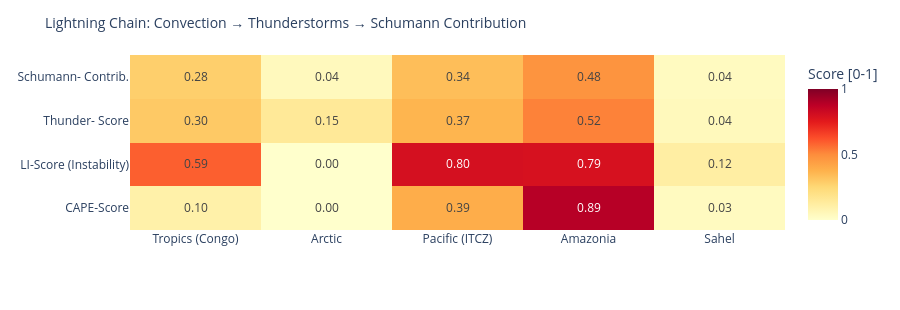

Source (notebook cell):
### Code cell
# ============================================================
# LIGHTNING CHAIN: Convection → Thunderstorms → Schumann
# Shows the causal chain per measurement point as heatmap
# ============================================================

def cape_score(v):
    """CAPE → normalized score [0,1]"""
    if v is None or pd.isna(v): return 0.0
    return min(1.0, float(v) / 3000)

def li_score(v):
    """Lifted Index: negative = unstable → score [0,1]"""
    if v is None or pd.isna(v): return 0.3
    return min(1.0, max(0.0, (-float(v) + 6) / 12))

def cloud_score(v):
    if v is None or pd.isna(v): return 0.3
    return float(v) / 100

def thunder_score(row):
    """Kombinierter Gewitterwahrscheinlichkeits-Score
    CAPE + LI + Bedeckung + WMO-Gewitter + konvektiver Niederschlag (showers)
    Hinweis: X-Ray und Kp sind kein Bestandteil – nur geomagn./solarer Kontext.
    """
    cs = cape_score(row.get('cape'))
    ls = li_score(row.get('li'))
    cl = cloud_score(row.get('cloud'))
    t  = 1.0 if row.get('thunderstorm') else 0.0
    # Convective precipitation (showers) as additional indicator
    sh = min(1.0, (row.get('showers') or 0) / 5.0)
    return round(cs * 0.30 + ls * 0.25 + cl * 0.15 + t * 0.20 + sh * 0.10, 3)

def schumann_contribution(t_score, lat):
    """Schumann contribution: higher in tropics (±30°), scaled by thunderstorm score"""
    lat_weight = max(0.3, 1.0 - abs(lat) / 60)
    return round(t_score * lat_weight, 3)

df_atm['cape_score']   = df_atm.apply(lambda r: cape_score(r['cape']), axis=1)
df_atm['li_score']     = df_atm.apply(lambda r: li_score(r['li']),    axis=1)
df_atm['thunder_score']= df_atm.apply(lambda r: thunder_score(r.to_dict()), axis=1)
df_atm['schumann_contribution'] = df_atm.apply(
    lambda r: schumann_contribution(r['thunder_score'], r['lat']), axis=1)

metrics = ['cape_score', 'li_score', 'thunder_score', 'schumann_contribution']
labels  = ['CAPE-Score', 'LI-Score\n(Instability)', 'Thunder-\nScore', 'Schumann-\nContrib.']
z_data  = [df_atm[m].tolist() for m in metrics]

fig = go.Figure(go.Heatmap(
    z=z_data,
    x=df_atm['point'].tolist(),
    y=labels,
    colorscale='YlOrRd',
    zmin=0, zmax=1,
    text=[[f'{v:.2f}' for v in row] for row in z_data],
    texttemplate='%{text}', textfont=dict(size=12),
    colorbar=dict(title='Score [0-1]')
))
fig.update_layout(
    title=dict(text='Lightning Chain: Convection → Thunderstorms → Schumann Contribution', font=dict(size=14)),
    height=310,
    plot_bgcolor='rgba(0,0,0,0)', paper_bgcolor='rgba(0,0,0,0)',
    margin=dict(l=130, r=80, t=55, b=80)
)
fig.show()

### Figure 1 — Plotly figure (JSON) as saved in the notebook; plotly's stock layout.template omitted (floating-point values rounded to 4 significant figures)
{"data": [{"colorbar": {"title": {"text": "Score [0-1]"}}, "colorscale": [[0.0, "rgb(255,255,204)"], [0.125, "rgb(255,237,160)"], [0.25, "rgb(254,217,118)"], [0.375, "rgb(254,178,76)"], [0.5, "rgb(253,141,60)"], [0.625, "rgb(252,78,42)"], [0.75, "rgb(227,26,28)"], [0.875, "rgb(189,0,38)"], [1.0, "rgb(128,0,38)"]], "text": [["0.10", "0.00", "0.39", "0.89", "0.03"], ["0.59", "0.00", "0.80", "0.79", "0.12"], ["0.30", "0.15", "0.37", "0.52", "0.04"], ["0.28", "0.04", "0.34", "0.48", "0.04"]], "textfont": {"size": 12}, "texttemplate": "%{text}", "type": "heatmap", "x": ["Tropics (Congo)", "Arctic", "Pacific (ITCZ)", "Amazonia", "Sahel"], "y": ["CAPE-Score", "LI-Score\n(Instability)", "Thunder-\nScore", "Schumann-\nContrib."], "z": [[0.1, 0.0, 0.3933, 0.8867, 0.03333], [0.5917, 0.0, 0.8, 0.7917, 0.1167], [0.301, 0.148, 0.366, 0.521, 0.045], [0.281, 0.044, 0.335, 0.478, 0.035]], "zmax": 1, "zmin": 0}], "layout": {"height": 310, "margin": {"b": 80, "l": 130, "r": 80, "t": 55}, "paper_bgcolor": "rgba(0,0,0,0)", "plot_bgcolor": "rgba(0,0,0,0)", "title": {"font": {"size": 14}, "text": "Lightning Chain: Convection → Thunderstorms → Schumann Contribution"}}}
